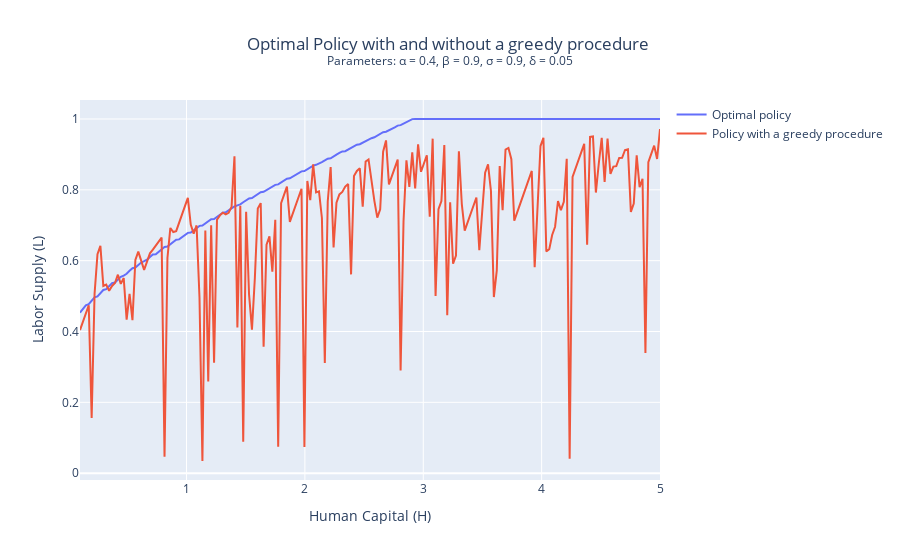

The notebook cell this image was saved under:
### Code cell
plot_graph(
    variable1=(H_values, optimal_L, "Optimal policy"),
    variable2=(H_values, greedy_policy, "Policy with a greedy procedure"),
    xaxis_title="Human Capital (H)",
    yaxis_title="Labor Supply (L)",
    title="Optimal Policy with and without a greedy procedure <br><sup>Parameters: α = 0.4, β = 0.9, σ = 0.9, δ = 0.05</sup>",
    showlegend=True
)

### Figure 1 — Plotly figure (JSON) as saved in the notebook; plotly's stock layout.template omitted (floating-point values rounded to 4 significant figures; data arrays with more than 128 entries replaced by an {"elided": "..."} marker saying what was removed)
{"data": [{"mode": "lines", "name": "Optimal policy", "type": "scatter", "x": {"elided": "200 float values"}, "y": {"elided": "200 float values"}}, {"mode": "lines", "name": "Policy with a greedy procedure", "type": "scatter", "x": {"elided": "200 float values"}, "y": {"elided": "200 float values"}}], "layout": {"showlegend": true, "title": {"text": "Optimal Policy with and without a greedy procedure <br><sup>Parameters: α = 0.4, β = 0.9, σ = 0.9, δ = 0.05</sup>", "x": 0.5, "xanchor": "center"}, "xaxis": {"title": {"text": "Human Capital (H)"}}, "yaxis": {"title": {"text": "Labor Supply (L)"}}}}
